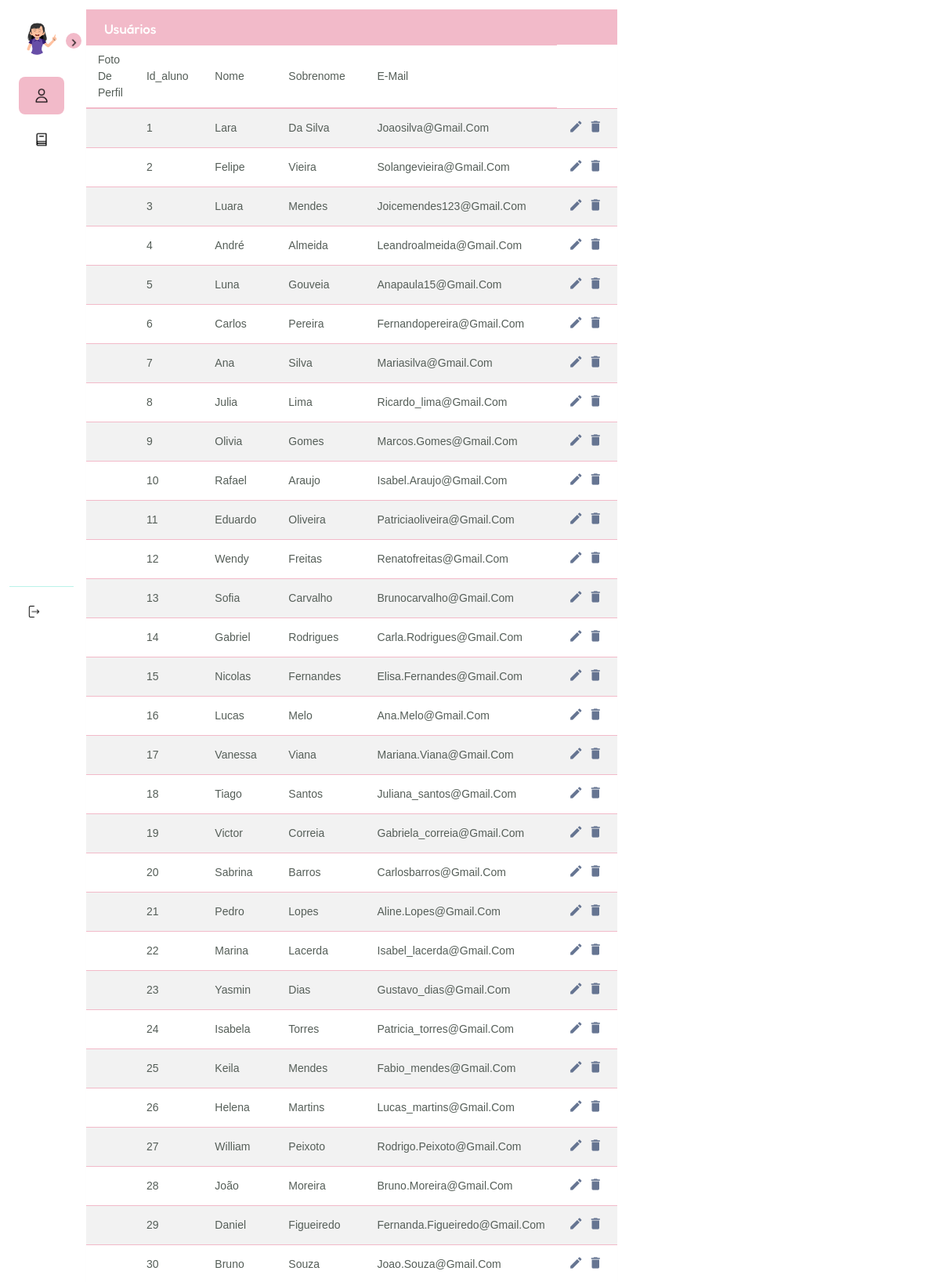
The app's page /usuariosAdmin.php (upper part) with its own data.
### tables this page shows
CREATE TABLE usuarios (
    id_usuario INT AUTO_INCREMENT PRIMARY KEY,
    nome_aluno VARCHAR(255) NOT NULL,
    sobrenome_aluno VARCHAR(255) NOT NULL,
    email VARCHAR(255) NOT NULL UNIQUE,
    senha VARCHAR(255) NOT NULL,
    foto_perfil VARCHAR(255),
    telefone_contato VARCHAR(20)
);

### usuariosAdmin.php (the view, shortened to what this page needs)
<?php
include('conexao.php');
$sql = "SELECT foto_perfil, id_usuario, nome_aluno, sobrenome_aluno, email FROM usuarios";
$result = $conexao->query($sql);
if ($result->num_rows > 0) {
    $usuarios = array();
    while ($row = $result->fetch_assoc()) {
        $usuarios[] = $row;
    }
} else {
    $usuarios = [];
}
?>
<!doctype html>
<html lang="en">
  <head>
    <link rel="stylesheet" href="./Assets/CSS/custom.css">
    <link rel="stylesheet" href="./Assets/CSS/menuLateralAdmin.css">
        <link rel="stylesheet" href="./Assets/CSS/bootstrap.min.css">
        <link rel="stylesheet" href="./Assets/CSS/custom.css">
  </head>
  <body>
    <nav id="sidebar">
      <div id="sidebar-content">
          <div id="user">
              <img src="./Assets/Imagens/avatar admin.png" id="user-avatar" alt="avatar do usuário" width="50px">
          </div>
          <ul id="side-itens">
              <li class="side-item active">
                  <a href="usuariosAdmin.php">
                      <img class="icon-perfil" src="./Assets/Imagens/icon user.png" alt="icone perfil do usuário" width="15px">
                  </a>
              </li>
              <li class="side-item">
                  <a href="catalogoLivro.php">
                      <img class="" src="./Assets/Imagens/icon catalog.png" alt="icone catálogo de livros" width="15px">
                  </a>
              </li>
          </ul>
          <button id="open-btn">
              <img id="open-btn-icon" src="./Assets/Imagens/icon seta.ico" alt="icone de seta" width="15px">
          </button>
      </div>
      <div id="logout">
          <button id="logout-btn">
              <img id="logout-btn-icon" src="./Assets/Imagens/icon logout.ico" alt="ícone logout" width="15px">
          </button>
      </div>
  </nav>
    <div class="wrapper">
		<div id="content">
		   <div class="main-content">
			  <div class="row">
				<div class="col-md-12">
				<div class="table-wrapper">
    <div class="table-title">
      <div class="row">
        <div class="col-sm-6 p-0 d-flex justify-content-lg-start justify-content-center">
          <h2 class="ml-lg-2">Usuários</h2>
        </div>
      </div>
    </div>
    <table class="table table-striped table-hover">
      <thead>
        <tr>
          <th>Foto de perfil</th>
          <th>id_aluno</th>
          <th>Nome</th>
          <th>Sobrenome</th>
          <th>E-mail</th>
        </tr>
      </thead>
      <tbody>
        <?php foreach ($usuarios as $usuario): ?>
          <tr>
          <td><?php echo $usuario['foto_perfil']; ?></td>
          <td><?php echo $usuario['id_usuario']; ?></td>
          <td><?php echo $usuario['nome_aluno']; ?></td>
          <td><?php echo $usuario['sobrenome_aluno']; ?></td>
          <td><?php echo $usuario['email']; ?></td>
          <td>
            <a href="#editEmployeeModal" class="edit" data-toggle="modal">
			<i class="material-icons" data-toggle="tooltip" title="Edit">&#xE254;</i></a>
            <a href="#deleteEmployeeModal" class="delete" data-toggle="modal">
			<i class="material-icons" data-toggle="tooltip" title="Delete">&#xE872;</i></a>
          </td>
        </tr>
        <?php endforeach; ?>
      </tbody>
    </table>
			  </div>
  </body>
  </html>

### Assets/CSS/custom.css (style rules this page uses)
body { margin: 0px; padding: 1%; font-family: 'Poppins', sans-serif; color: #555e58; text-transform: capitalize; font-weight: 400; }
.material-icons { font-family: 'Fredoka'; font-weight: normal; font-style: normal; font-size: 24px; display: inline-block; line-height: 1; text-transform: none; letter-spacing: normal; word-wrap: normal; white-space: nowrap; direction: ltr; -webkit-font-smoothing: antialiased; text-rendering: optimizeLegibility; -moz-osx-font-smoothing: grayscale; font-feature-settings: 'liga'; }
.table-wrapper { background-color: #fff; margin-left: 1rem; width: 100%; border-radius: 3px; box-shadow: 0 1px 1px rgb(0 0 0 / 5%); }
.table-title { background: #F2BAC9; color: #fff; position: sticky; top: 0; width: 100%; left: 0; padding: 10px 30px; border-radius: 0px 0px 0 0; }
.table-title h2 { margin: 5px 0 0; font-size: 17px; }
table.table tr th, table.table tr td { border-color: #F2BAC9; padding: 8px 15px; font-size: 14px; font-weight: 400; vertical-align: middle; }
table.table tr th:first-child { width: 60px; }
table.table tr th:last-child { width: 100px; }
table.table td:last-child { opacity: 0.9; font-size: 22px; margin: 0px 5px; }
table.table td a { font-weight: bold; color: #566787; display: inline-block; text-decoration: none; outline: none!important; }
.edit { color: #FFC107; }
.delete { color: #F44336; }
table.table td i { font-size: 19px; }

### Assets/CSS/menuLateralAdmin.css (style rules this page uses)
* { padding: 0; margin: 0; box-sizing: border-box; font-family: "Fredoka", sans-serif; font-optical-sizing: auto; font-style: normal; font-variation-settings: "wdth" 100; }
body { display: flex; min-height: 100vh; background-color: #BAF2E9; overflow: scroll; }
#sidebar { display: flex; flex-direction: column; justify-content: space-between; background-color: white; height: 100vh; border-radius: 0px 18px 18px 0px; position: relative; transition: all 0.5s; min-width: 82px; z-index: 2; }
#sidebar-content { padding: 12px; }
#user { display: flex; align-items: center; gap: 8px; margin-bottom: 24px; }
#user-avatar { width: 50px; height: 50px; object-fit: cover; border-radius: 20px; }
#side-itens { display: flex; flex-direction: column; gap: 8px; list-style: none; }
.side-item { border-radius: 8px; padding: 14px; cursor: pointer; }
.side-item.active { background-color: #F2BAC9; }
.side-item a { text-decoration: none; display: flex; align-items: center; justify-content: center; color: black; }
.side-item.active a { color: black; }
.side-item a img { display: flex; align-items: center; justify-content: center; width: 20px; height: 20px; }
#logout { border-top: 1px solid #BAF2E9; padding: 12px; }
#logout-btn { border: none; padding: 12px; font-size: 14px; display: flex; gap: flex; align-items: center; border-radius: 8px; text-align: start; cursor: pointer; background-color: transparent; }
#open-btn { position: absolute; top: 30px; right: -10px; background-color: #F2BAC9; color: black; border-radius: 100%; width: 20px; height: 20px; border: none; cursor: pointer; }
#open-btn-icon { transition: transform 0.3s ease; }

### records on screen
usuarios: id_usuario "1", nome_aluno "Lara", sobrenome_aluno "Da Silva", email "Joaosilva@gmail.com"
usuarios: id_usuario "2", nome_aluno "Felipe", sobrenome_aluno "Vieira", email "Solangevieira@gmail.com"
usuarios: id_usuario "3", nome_aluno "Luara", sobrenome_aluno "Mendes", email "Joicemendes123@gmail.com"
usuarios: id_usuario "4", nome_aluno "André", sobrenome_aluno "Almeida", email "Leandroalmeida@gmail.com"
usuarios: id_usuario "5", nome_aluno "Luna", sobrenome_aluno "Gouveia", email "Anapaula15@gmail.com"
usuarios: id_usuario "6", nome_aluno "Carlos", sobrenome_aluno "Pereira", email "Fernandopereira@gmail.com"
usuarios: id_usuario "7", nome_aluno "Ana", sobrenome_aluno "Silva", email "Mariasilva@gmail.com"
usuarios: id_usuario "8", nome_aluno "Julia", sobrenome_aluno "Lima", email "Ricardo_lima@gmail.com"
usuarios: id_usuario "9", nome_aluno "Olivia", sobrenome_aluno "Gomes", email "Marcos.gomes@gmail.com"
usuarios: id_usuario "10", nome_aluno "Rafael", sobrenome_aluno "Araujo", email "Isabel.araujo@gmail.com"
usuarios: id_usuario "11", nome_aluno "Eduardo", sobrenome_aluno "Oliveira", email "Patriciaoliveira@gmail.com"
usuarios: id_usuario "12", nome_aluno "Wendy", sobrenome_aluno "Freitas", email "Renatofreitas@gmail.com"
usuarios: id_usuario "13", nome_aluno "Sofia", sobrenome_aluno "Carvalho", email "Brunocarvalho@gmail.com"
usuarios: id_usuario "14", nome_aluno "Gabriel", sobrenome_aluno "Rodrigues", email "Carla.rodrigues@gmail.com"
usuarios: id_usuario "15", nome_aluno "Nicolas", sobrenome_aluno "Fernandes", email "Elisa.fernandes@gmail.com"
usuarios: id_usuario "16", nome_aluno "Lucas", sobrenome_aluno "Melo", email "Ana.melo@gmail.com"
usuarios: id_usuario "17", nome_aluno "Vanessa", sobrenome_aluno "Viana", email "Mariana.viana@gmail.com"
usuarios: id_usuario "18", nome_aluno "Tiago", sobrenome_aluno "Santos", email "Juliana_santos@gmail.com"
usuarios: id_usuario "19", nome_aluno "Victor", sobrenome_aluno "Correia", email "Gabriela_correia@gmail.com"
usuarios: id_usuario "20", nome_aluno "Sabrina", sobrenome_aluno "Barros", email "Carlosbarros@gmail.com"
usuarios: id_usuario "21", nome_aluno "Pedro", sobrenome_aluno "Lopes", email "Aline.lopes@gmail.com"
usuarios: id_usuario "22", nome_aluno "Marina", sobrenome_aluno "Lacerda", email "Isabel_lacerda@gmail.com"
usuarios: id_usuario "23", nome_aluno "Yasmin", sobrenome_aluno "Dias", email "Gustavo_dias@gmail.com"
usuarios: id_usuario "24", nome_aluno "Isabela", sobrenome_aluno "Torres", email "Patricia_torres@gmail.com"
usuarios: id_usuario "25", nome_aluno "Keila", sobrenome_aluno "Mendes", email "Fabio_mendes@gmail.com"
usuarios: id_usuario "26", nome_aluno "Helena", sobrenome_aluno "Martins", email "Lucas_martins@gmail.com"
usuarios: id_usuario "27", nome_aluno "William", sobrenome_aluno "Peixoto", email "Rodrigo.peixoto@gmail.com"
usuarios: id_usuario "28", nome_aluno "João", sobrenome_aluno "Moreira", email "Bruno.moreira@gmail.com"
usuarios: id_usuario "29", nome_aluno "Daniel", sobrenome_aluno "Figueiredo", email "Fernanda.figueiredo@gmail.com"
usuarios: id_usuario "30", nome_aluno "Bruno", sobrenome_aluno "Souza", email "Joao.souza@gmail.com"
